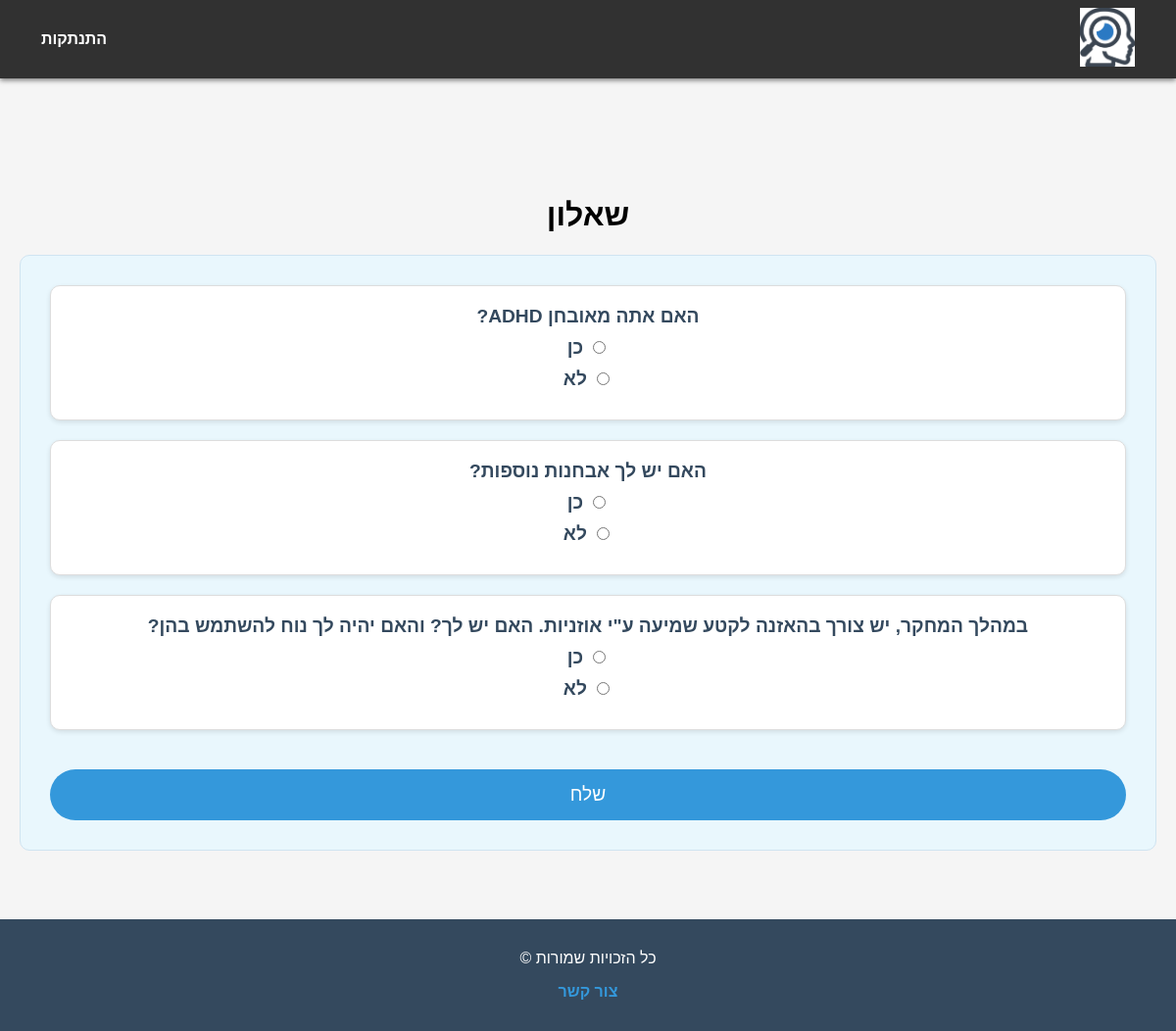
Page /questionnaire/ (signed in) on the earlier database version.
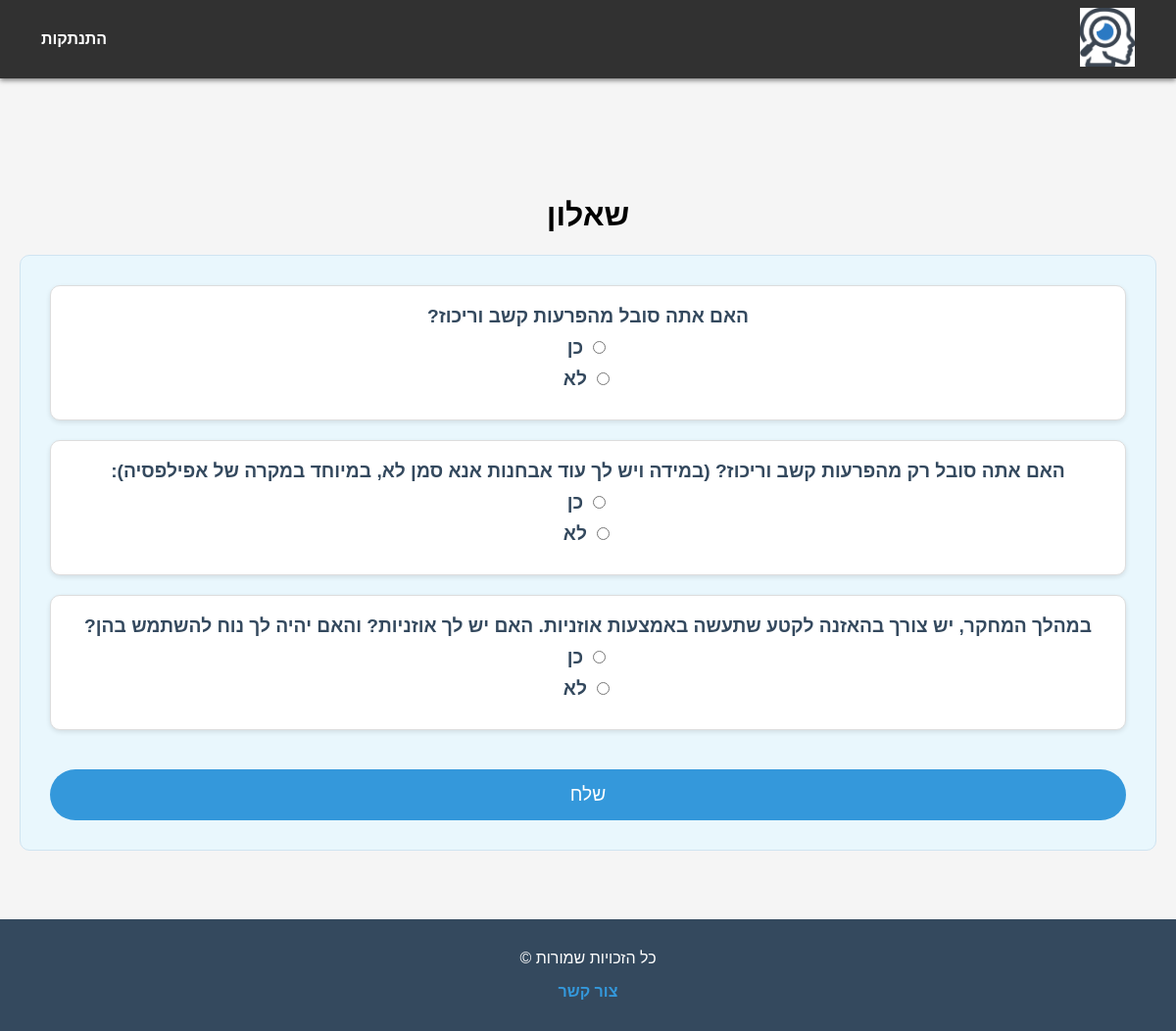
Same page on the later database version.
### guest_book/models.py (models this page shows, shortened)
class Question(models.Model):
    QUESTION_TYPES = (
        ('text', 'טקסט חופשי'),
        ('multiple_choice', 'בחירה מרובה'),
    )
    text = models.TextField()
    question_type = models.CharField(max_length=50, choices=QUESTION_TYPES, default='text')
    options = models.TextField(blank=True, null=True, help_text='הפרידי בין האפשרויות באמצעות פסיק')

### guest_book/views.py (the view)
# urls.py: path('questionnaire/', views.questionnaire_view, name='questionnaire'),
@login_required
def questionnaire_view(request):
    questions = Question.objects.all()
    if request.method == 'POST':
        form = QuestionnaireForm(request.POST, questions=questions)
        if form.is_valid():
            all_yes = True  # נניח שכל התשובות הן "כן"
            for question in questions:
                field_name = f'question_{question.id}'
                answer_text = form.cleaned_data.get(field_name)
                Answer.objects.update_or_create(
                    user=request.user,
                    question=question,
                    defaults={'answer_text': answer_text}
                )
                if answer_text.strip() != 'כן':
                    all_yes = False  # אם יש אפילו תשובה אחת לא "כן", מעדכן ל-False
            if all_yes:
                return redirect('yes_redirect_page')  # שם הנתיב לדף הצלחה כשכל התשובות כן
            else:
                return redirect('no_redirect_page')  # שם הנתיב לדף אחר כשיש תשובה שונה
    else:
        form = QuestionnaireForm(questions=questions)
    return render(request, 'guest_book/questionnaire.html', {'form': form})

### guest_book/forms.py
class QuestionnaireForm(forms.Form):
    def __init__(self, *args, **kwargs):
        questions = kwargs.pop('questions')
        super(QuestionnaireForm, self).__init__(*args, **kwargs)
        for question in questions:
            field_name = f'question_{question.id}'
            if question.question_type == 'text':
                self.fields[field_name] = forms.CharField(
                    label=question.text,
                    widget=forms.Textarea(attrs={'rows': 3, 'cols': 40}),  # הגדרת גודל מותאם
		    required=True
                )
            elif question.question_type == 'multiple_choice':
                choices = [(option.strip(), option.strip()) for option in question.options.split(',')]
                self.fields[field_name] = forms.ChoiceField(
                    label=question.text,
                    widget=forms.RadioSelect,
                    choices=choices,
                    required=True
                )

### guest_book/templates/guest_book/questionnaire.html (shortened to what this page needs)
{% extends 'guest_book/base.html' %}
{% block content %}
  <header>
    <h1>שאלון</h1>
  </header>
  <div class="container">
    <form method="post">
        {% for field in form %}
            <div class="question">
                {{ field.label_tag }}
                {{ field }}
            </div>
        {% endfor %}
        <button type="submit"> שלח</button>
    </form>
  </div>
{% endblock %}

### guest_book/templates/guest_book/base.html (shortened to what this page needs)
<!DOCTYPE html>
<html lang="he" dir="rtl">
<head>
    {% load static %}
    <link rel="stylesheet" href="{% static 'guest_book/styles.css' %}">
</head>
<body>
    <header>
        <nav>
            <ul class="navbar">
                <li class="logo">
                    <a href="/">
                        <img src="{% static 'image/p.jpg' %}" alt="לוגו האתר">
                    </a>
                </li>
                {% if user.is_authenticated %}
                    <li><a href="{% url 'logout' %}">התנתקות</a></li>
                {% else %}
                    <li><a href="{% url 'login' %}">התחברות</a></li>
                    <li><a href="{% url 'register' %}">הרשמה</a></li>
                {% endif %}
            </ul>
        </nav>
    </header>
    <main>
        {% block content %}
        {% endblock %}
    </main>
<footer>
    <div class="footer-container">
        <p>כל הזכויות שמורות &copy; </p>
	<p><a href="mailto:danitrosenber@gmail.com">צור קשר</a></p>
    </div>
</footer>
</body>
</html>

### guest_book/static/guest_book/styles.css (style rules this page uses)
a { color: #3498db; text-decoration: none; font-weight: bold; transition: color 0.3s ease, text-decoration 0.3s ease; }
.question { background-color: #ffffff; padding: 20px; margin-bottom: 20px; border-radius: 10px; border: 1px solid #ddd; box-shadow: 0 2px 5px rgba(0, 0, 0, 0.1); }
.question label { font-weight: bold; margin-bottom: 10px; display: block; font-size: 1.2em; color: #34495e; }
button[type="submit"] { background-color: #3498db; color: white; padding: 15px 20px; margin-top: 20px; border: none; border-radius: 30px; cursor: pointer; font-size: 1.2em; width: 100%; transition: background-color 0.3s ease; }
form { background-color: #e9f7fd; padding: 30px; border-radius: 10px; border: 1px solid #d0e4f1; }
.navbar { list-style: none; display: flex; align-items: center; justify-content: flex-end; background-color: rgba(0, 0, 0, 0.8); padding: 10px 20px; margin: 0; height: 60px; box-shadow: 0 2px 5px rgba(0,0,0,0.5); }
.navbar .logo { margin-left: auto; }
.navbar .logo img { height: 60px; max-width: 150px; width: auto; object-fit: contain; cursor: pointer; transition: transform 0.2s ease-in-out; }
.navbar li { margin: 0 10px; }
.navbar a { color: white; text-decoration: none; font-weight: bold; padding: 8px 12px; border-radius: 5px; transition: background-color 0.2s; }
body { margin: 0; padding: 0; font-family: Arial, sans-serif; background-color: #f5f5f5; direction: rtl; }
main { padding: 20px; margin-top: 80px; text-align: center; }
footer { background-color: #34495e; color: white; padding: 15px 0; text-align: center; margin-top: 50px; }

Differences in the rows shown:
no longer on this page (row edited): Question: label_tag "האם יש לך אבחנות נוספות?"
Other differences:
new list line: "האם אתה סובל מהפרעות קשב וריכוז?"
new list line: "☐ כן ☐ לא כן לא"
new list line: "האם אתה סובל רק מהפרעות קשב וריכוז? (במידה ויש לך עוד אבחנות אנא סמן לא, במיוחד במקרה של אפילפסיה): ☐ כן ☐ לא כן לא"
new list line: "במהלך המחקר, יש צורך בהאזנה לקטע שתעשה באמצעות אוזניות. האם יש לך אוזניות? והאם יהיה לך נוח להשתמש בהן?"
list line gone: "האם אתה מאובחן ADHD?"
list line gone: "☐ כן ☐ לא כן לא"
list line gone: "במהלך המחקר, יש צורך בהאזנה לקטע שמיעה ע\"י אוזניות. האם יש לך? והאם יהיה לך נוח להשתמש בהן?"
